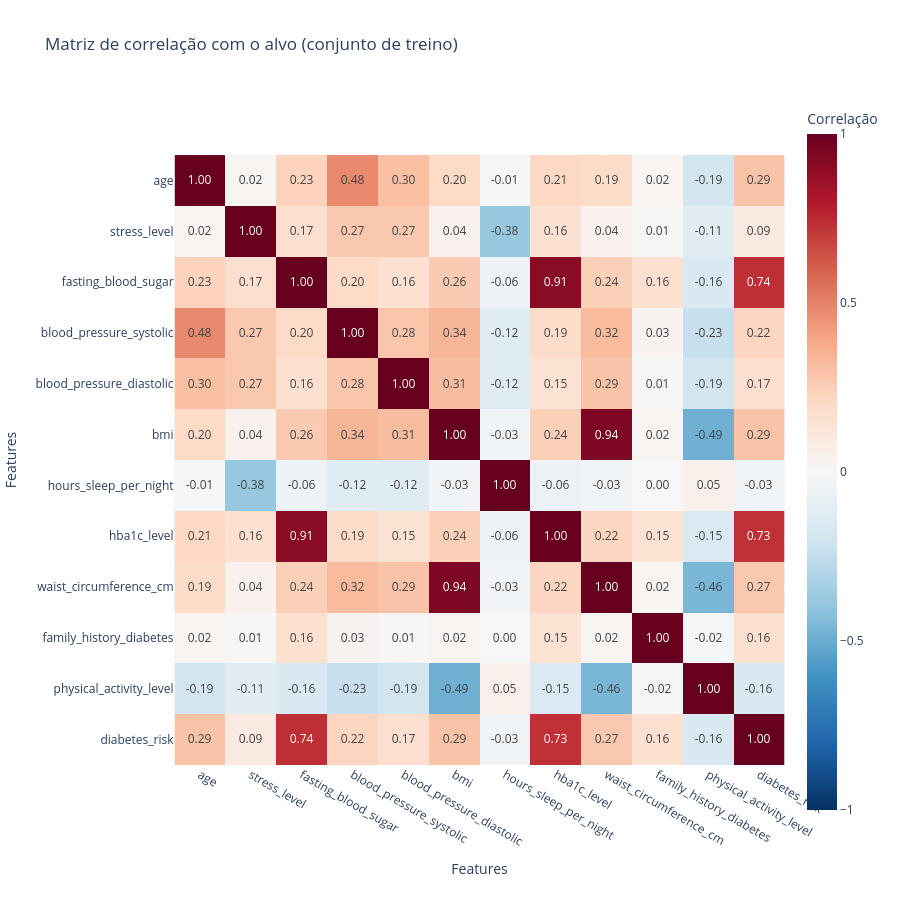

The code cell stored with this chart in its notebook:
### Markdown cell above
# Verificar a relação entre as features e a variável alvo (diabetes_risk)

### Code cell
import plotly.express as px

# Juntar as features numéricas do treino com o alvo, em número (Low=1, Moderate=2, High=3)
dados_corr = X_train_p[features_numeric_training].copy()
dados_corr["diabetes_risk"] = y_train.map({"Low": 1, "Moderate": 2, "High": 3})

# Matriz de correlação completa (a última linha e coluna são o alvo)
corr_com_alvo = dados_corr.corr().round(2)

fig_alvo = px.imshow(
    corr_com_alvo,
    text_auto=".2f",                          # valor com 2 casas dentro de cada quadrado
    labels=dict(x="Features", y="Features", color="Correlação"),
    color_continuous_scale="RdBu_r",          # vermelho = positiva, azul = negativa
    zmin=-1, zmax=1,                          # escala fixa de -1 a 1
    width=900, height=900,
    title="Matriz de correlação com o alvo (conjunto de treino)"
)
fig_alvo.show()

### Figure 1 — Plotly figure (JSON) as saved in the notebook; plotly's stock layout.template omitted (floating-point values rounded to 4 significant figures; data arrays with more than 128 entries replaced by an {"elided": "..."} marker saying what was removed)
{"data": [{"coloraxis": "coloraxis", "hovertemplate": "Features: %{x}<br>Features: %{y}<br>Correlação: %{z}<extra></extra>", "name": "0", "texttemplate": "%{z:.2f}", "type": "heatmap", "x": ["age", "stress_level", "fasting_blood_sugar", "blood_pressure_systolic", "blood_pressure_diastolic", "bmi", "hours_sleep_per_night", "hba1c_level", "waist_circumference_cm", "family_history_diabetes", "physical_activity_level", "diabetes_risk"], "xaxis": "x", "y": ["age", "stress_level", "fasting_blood_sugar", "blood_pressure_systolic", "blood_pressure_diastolic", "bmi", "hours_sleep_per_night", "hba1c_level", "waist_circumference_cm", "family_history_diabetes", "physical_activity_level", "diabetes_risk"], "yaxis": "y", "z": {"elided": "12x12 float values"}}], "layout": {"coloraxis": {"autocolorscale": false, "cmax": 1, "cmin": -1, "colorbar": {"title": {"text": "Correlação"}}, "colorscale": [[0, "rgb(5,48,97)"], [0.1, "rgb(33,102,172)"], [0.2, "rgb(67,147,195)"], [0.3, "rgb(146,197,222)"], [0.4, "rgb(209,229,240)"], [0.5, "rgb(247,247,247)"], [0.6, "rgb(253,219,199)"], [0.7, "rgb(244,165,130)"], [0.8, "rgb(214,96,77)"], [0.9, "rgb(178,24,43)"], [1, "rgb(103,0,31)"]]}, "height": 900, "title": {"text": "Matriz de correlação com o alvo (conjunto de treino)"}, "width": 900, "xaxis": {"anchor": "y", "constrain": "domain", "domain": [0, 1], "scaleanchor": "y", "title": {"text": "Features"}}, "yaxis": {"anchor": "x", "autorange": "reversed", "constrain": "domain", "domain": [0, 1], "title": {"text": "Features"}}}}
